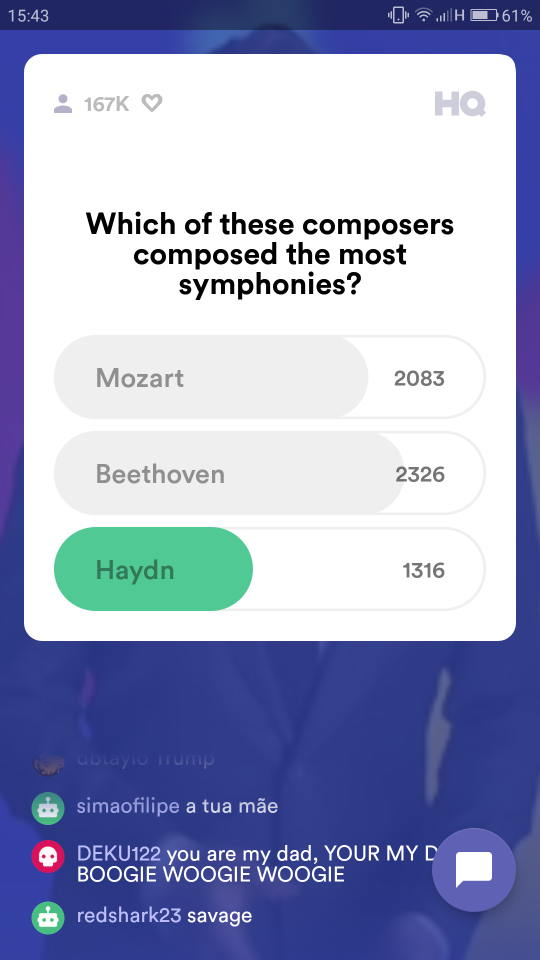
#> input picture shots/test1.png, 1080 x 1920 px (shown at 1/2 size); its folder holds only this picture in this run
$ python main.py
#> lines starting #> are read from the running program, lines starting #| are printed output that depends on the picture
### intel.py
from PIL import Image
import webbrowser
import tesserocr
import time
import os

# TODO: Is screenshot timestamp sufficiently precise?
# TODO: Coordinates are screen-size dependent and therefore are for my particular screen.

def ocr_region(img, coords):
    cropped = img.crop(coords)
    return tesserocr.image_to_text(cropped).strip().replace('\n', ' ')

def ocr_question(img):
    question_coords = (100, 275, 980, 700)
    return ocr_region(img, question_coords)

# [7 lines left out: function ocr_answer, not called in this run]

answer_keys = 'abc'
class Quiz:
    def __init__(self, filename=""):
        self.filename = filename
        self.question = str()
        self.answers = dict()
        if self.filename:
            with Image.open(self.filename) as img:
                self.question = ocr_question(img)
                for i, ak in enumerate(answer_keys):
                    self.answers[ak] = ocr_answer(img, i)

    # [10 lines left out: functions google, run, not called in this run]

def is_quiz_file(filename):
    return filename.endswith('.png')

### main.py
#!/usr/bin/python3

from intel import *

QUIZ_DELAY = 35 # Seconds to wait for the next HQ question to happen.
SEARCH_DELAY = 0.5 # Seconds until we search SCREENSHOT_PATH for more files.
SCREENSHOT_PATH = '/home/mike/hq-intel/shots' # Pathname where screenshots appear.

def main():
    os.chdir(SCREENSHOT_PATH)
    seen = []
    unseen = os.listdir()
    while True:
        for f in unseen:
            if is_quiz_file(f):
                quiz = Quiz(f)
                quiz.run()
                time.sleep(QUIZ_DELAY)
#> this loop made 1 pass
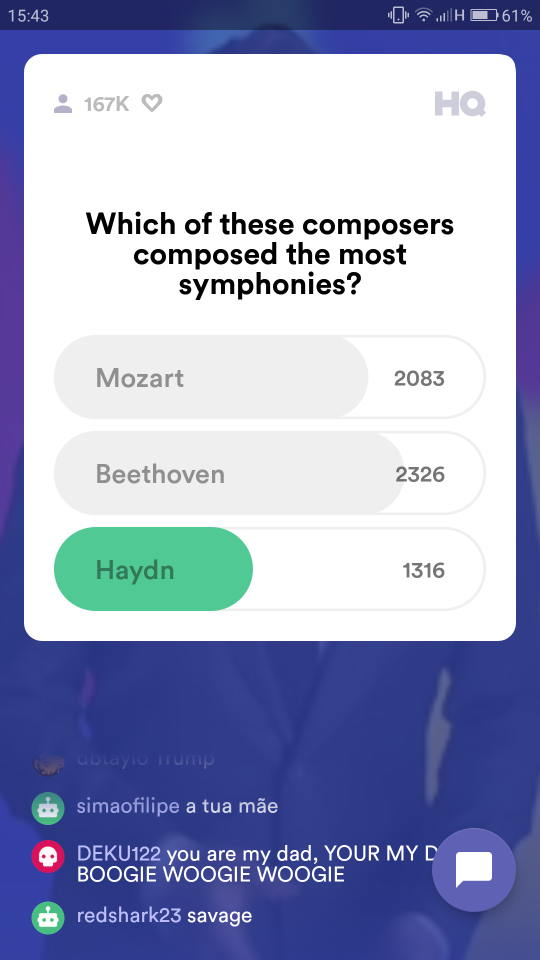
#> input picture shots/test1.png, 1080 x 1920 px (shown at 1/2 size)
#> pass 1, in ocr_region, `cropped = img.crop(coords)`:
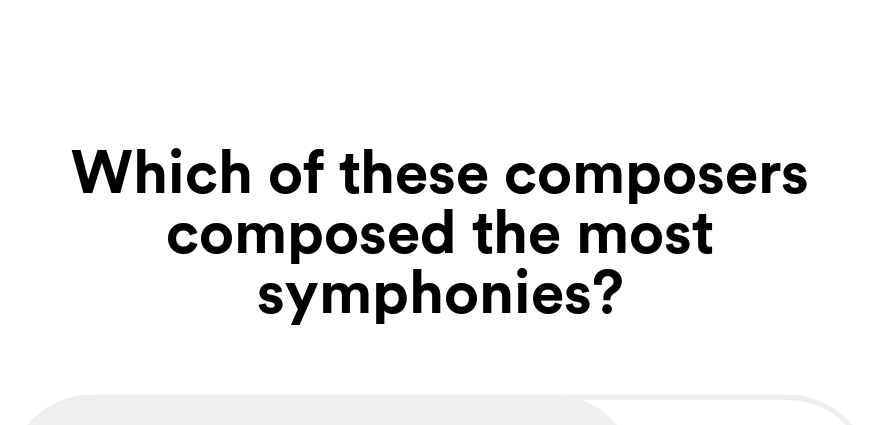
#> cropped: PIL image 880x425 RGB; mean R, G, B 235.4, 235.4, 235.4
        unseen = [f for f in os.listdir() if f not in seen]
        seen += unseen
        time.sleep(SEARCH_DELAY)

if __name__ == "__main__":
    main()
#> (the call stopped at in ocr_region, `return tesserocr.image_to_text(cropped).strip().replace('\n', ' ')`: tesserocr is not available in this run)
